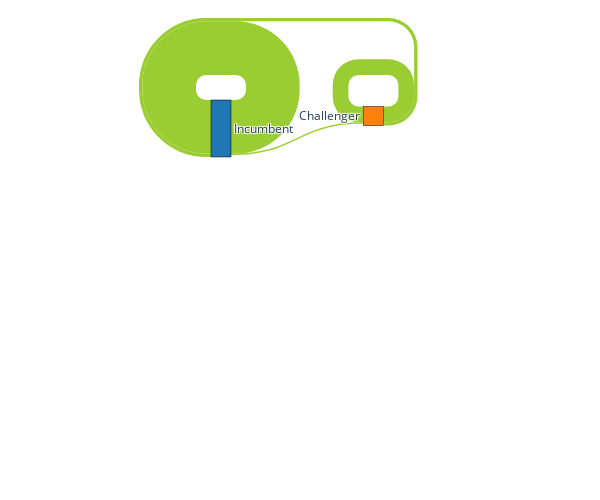

The code cell stored with this chart in its notebook:
### Code cell
# Extract data
nodes = list(AG_inc.nodes)
node_indices = {node: i for i, node in enumerate(nodes)}
links = []

for u, v, data in AG_inc.edges(data=True):
    links.append({
        'source': node_indices[u],
        'target': node_indices[v],
        'value': data['weight']
    })

# Define custom colors for nodes and links
node_colors = forty_colors[:len(nodes)]
link_colors = ["yellowgreen"] * len(AG_inc.edges)

width=600
height=500
ti3S=f"Attribute image graph corresponding to the node-attributed Senate hyperlink graph<br>with attribute assortativity coefficient equal to {aac:.2f}<br>as a Sankey diagram."

fig = go.Figure(data=[go.Sankey(
    node=dict(
        pad=10,
        thickness=20,
        line=dict(color="black", width=0.5),
        label=nodes,
        color=node_colors
    ),
    link=dict(
        source=[link['source'] for link in links],
        target=[link['target'] for link in links],
        value=[link['value'] for link in links],
        color=link_colors
    )
)], layout=dict(
    title=dict(text=None, x=0.5, font=dict(size=12)),
    width=width,  # Adjust as needed
    height=height  # Adjust as needed
))

fig.write_html("output_graphs/senate_incumbency_sankey_diagram.html")
fig.show()

### Figure 1 — Plotly figure (JSON) as saved in the notebook; plotly's stock layout.template omitted (floating-point values rounded to 4 significant figures)
{"data": [{"link": {"color": ["yellowgreen", "yellowgreen", "yellowgreen", "yellowgreen"], "source": [0, 0, 1, 1], "target": [0, 1, 1, 0], "value": [420, 12, 123, 26]}, "node": {"color": ["#1f77b4", "#ff7f0e"], "label": ["Incumbent", "Challenger"], "line": {"color": "black", "width": 0.5}, "pad": 10, "thickness": 20}, "type": "sankey"}], "layout": {"height": 500, "title": {"font": {"size": 12}, "x": 0.5}, "width": 600}}
